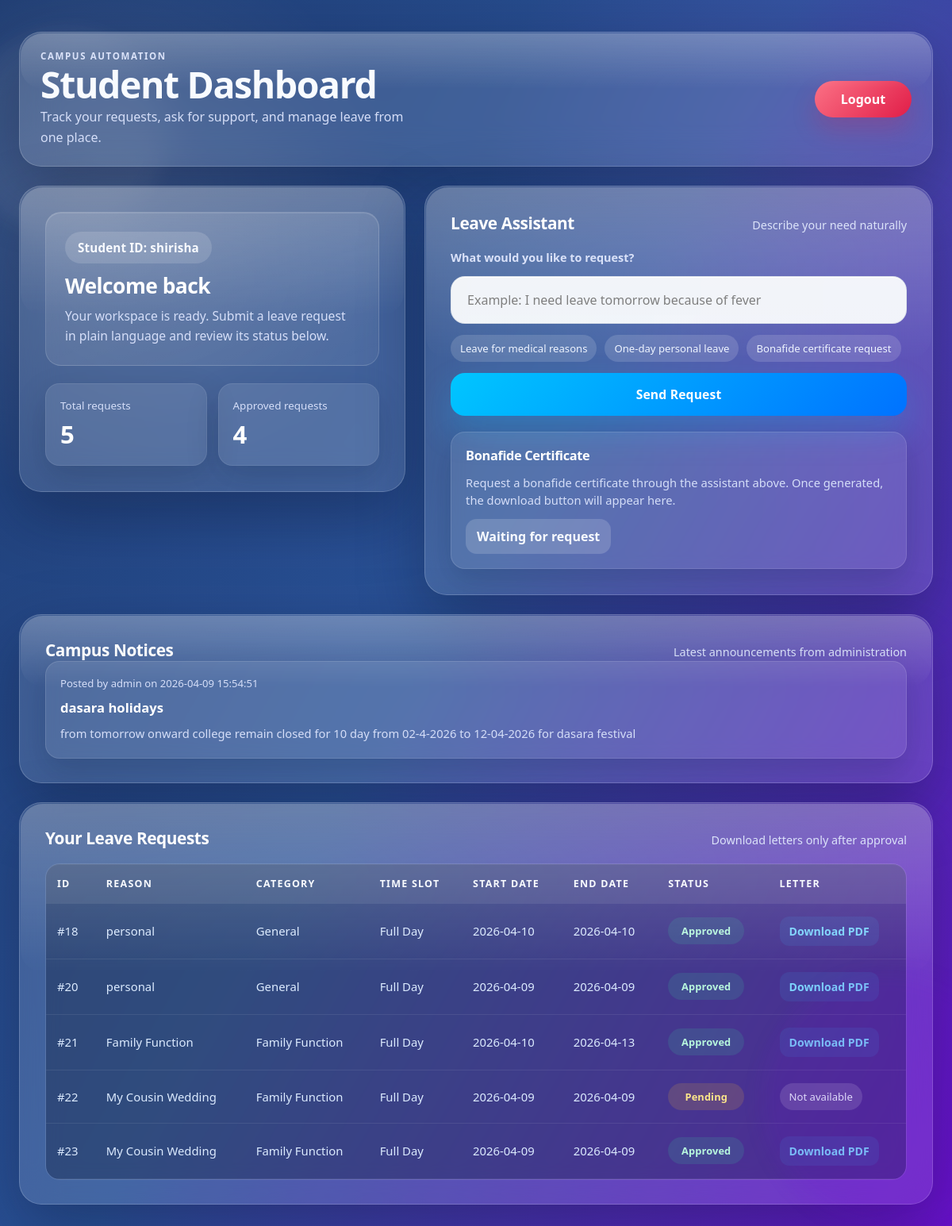
/student (signed in), run on the app's committed database.
### tables this page shows
CREATE TABLE notices (
        id INTEGER PRIMARY KEY AUTOINCREMENT,
        title TEXT NOT NULL,
        content TEXT NOT NULL,
        created_at TEXT NOT NULL,
        created_by TEXT NOT NULL
    );

CREATE TABLE leave_requests (
        id INTEGER PRIMARY KEY AUTOINCREMENT,
        username TEXT,
        reason TEXT,           
        start_date TEXT,
        end_date TEXT,
        status TEXT
    , raw_message TEXT, leave_category TEXT, time_slot TEXT);

### app/routes/student_routes.py (the view)
@router.get("/student", response_class=HTMLResponse)
def student_page(request: Request):
    if request.session.get("role") != "student":
        return RedirectResponse("/login", status_code=303)
    username = request.session.get("user")
    db = get_db()
    cursor = db.cursor()
    cursor.execute("SELECT * FROM leave_requests WHERE username=?", (username,))
    leaves = cursor.fetchall()
    cursor.execute(
        """
        SELECT id, title, content, created_at, created_by
        FROM notices
        ORDER BY datetime(created_at) DESC, id DESC
        LIMIT 6
        """
    )
    notices = cursor.fetchall()
    msg = request.query_params.get("msg")
    bonafide_path = UPLOADS_DIR / f"{username}_bonafide.pdf"
    bonafide_ready = bonafide_path.exists()
    return templates.TemplateResponse(request, "student.html", {
        "username": username,
        "leaves": leaves,
        "msg": msg,
        "bonafide_ready": bonafide_ready,
        "notices": notices,
    })

### templates/student.html (shortened to what this page needs)
<!DOCTYPE html>
<html lang="en">
<head>
</head>
<body>
    <div class="shell">
        <header class="topbar">
            <div class="brand">
                <span class="eyebrow">Campus Automation</span>
                <h1 class="title">Student Dashboard</h1>
                <p class="subtitle">Track your requests, ask for support, and manage leave from one place.</p>
            </div>
            <a href="/logout" class="logout">Logout</a>
        </header>
        <section class="dashboard-grid">
            <aside class="panel hero">
                <div class="hero-card">
                    <span class="welcome-chip">Student ID: {{ username }}</span>
                    <h2>Welcome back</h2>
                    <p>Your workspace is ready. Submit a leave request in plain language and review its status below.</p>
                </div>
                {% set stats = namespace(approved=0) %}
                {% for leave in leaves %}
                    {% if leave[5]|lower == "approved" %}
                        {% set stats.approved = stats.approved + 1 %}
                    {% endif %}
                {% endfor %}
                <div class="metric-grid">
                    <div class="metric">
                        <span class="metric-label">Total requests</span>
                        <strong>{{ leaves|length }}</strong>
                    </div>
                    <div class="metric">
                        <span class="metric-label">Approved requests</span>
                        <strong>{{ stats.approved }}</strong>
                    </div>
                </div>
            </aside>
            <section class="panel assistant-panel">
                <div class="section-heading">
                    <h3>Leave Assistant</h3>
                    <span>Describe your need naturally</span>
                </div>
                <form method="post" action="/chat" class="prompt-form">
                    <label class="prompt-label" for="message">What would you like to request?</label>
                    <input
                        id="message"
                        class="prompt-input"
                        type="text"
                        name="message"
                        placeholder="Example: I need leave tomorrow because of fever"
                        required
                    >
                    <div class="helper-row">
                        <span class="helper-chip">Leave for medical reasons</span>
                        <span class="helper-chip">One-day personal leave</span>
                        <span class="helper-chip">Bonafide certificate request</span>
                    </div>
                    <button type="submit" class="submit-btn">Send Request</button>
                </form>
                <div class="document-card">
                    <h4>Bonafide Certificate</h4>
                    {% if bonafide_ready %}
                    <p>Your bonafide PDF is ready. You can download it directly without any approval step.</p>
                    <a class="document-action ready" href="/student/download-bonafide">Download Bonafide PDF</a>
                    {% else %}
                    <p>Request a bonafide certificate through the assistant above. Once generated, the download button will appear here.</p>
                    <span class="document-action">Waiting for request</span>
                    {% endif %}
                </div>
            </section>
        </section>
        <section class="panel table-panel">
            <div class="section-heading">
                <h3>Campus Notices</h3>
                <span>Latest announcements from administration</span>
            </div>
            {% if notices %}
            <div class="notice-list">
                {% for notice in notices %}
                <article class="notice-card">
                    <div class="notice-meta">Posted by {{ notice[4] }} on {{ notice[3] }}</div>
                    <h4>{{ notice[1] }}</h4>
                    <p>{{ notice[2] }}</p>
                </article>
                {% endfor %}
            </div>
            {% else %}
            <div class="empty">No notices published yet.</div>
            {% endif %}
        </section>
        <section class="panel table-panel">
            <div class="section-heading">
                <h3>Your Leave Requests</h3>
                <span>Download letters only after approval</span>
            </div>
            <div class="table-wrap">
                {% if leaves %}
                <table>
                    <thead>
                        <tr>
                            <th>ID</th>
                            <th>Reason</th>
                            <th>Category</th>
                            <th>Time Slot</th>
                            <th>Start Date</th>
                            <th>End Date</th>
                            <th>Status</th>
                            <th>Letter</th>
                        </tr>
                    </thead>
                    <tbody>
                        {% for leave in leaves %}
                        {% set status = leave[5]|lower %}
                        <tr>
                            <td>#{{ leave[0] }}</td>
                            <td>{{ leave[2] }}</td>
                            <td>{{ (leave[7] or "general")|replace("_", " ")|title }}</td>
                            <td>{{ (leave[8] or "full_day")|replace("_", " ")|title }}</td>
                            <td>{{ leave[3] }}</td>
                            <td>{{ leave[4] }}</td>
                            <td>
                                <span class="status status-{{ status }}">{{ leave[5] }}</span>
                            </td>
                            <td>
                                {% if status == "approved" %}
                                <a class="download-link" href="/student/download/{{ leave[0] }}" target="_blank">Download PDF</a>
                                {% else %}
                                <span class="helper-chip">Not available</span>
                                {% endif %}
                            </td>
                        </tr>
                        {% endfor %}
                    </tbody>
                </table>
                {% else %}
                <div class="empty">
                    No leave requests yet. Use the assistant above to create your first request.
                </div>
                {% endif %}
            </div>
        </section>
    </div>
</body>
</html>

### data on the page
notices: created_by "admin", created_at "2026-04-09 15:54:51", title "dasara holidays", content "from tomorrow onward college remain closed for 10 day from 02-4-2026 to 12-04-2026 for dasara festival"
leave_requests: id "18", reason "personal", value "General", value "Full Day", start_date "2026-04-10", end_date "2026-04-10", status "Approved"
leave_requests: id "20", reason "personal", value "General", value "Full Day", start_date "2026-04-09", end_date "2026-04-09", status "Approved"
leave_requests: id "21", reason "Family Function", leave_category "Family Function", time_slot "Full Day", start_date "2026-04-10", end_date "2026-04-13", status "Approved"
leave_requests: id "22", reason "My Cousin Wedding", leave_category "Family Function", time_slot "Full Day", start_date "2026-04-09", end_date "2026-04-09", status "Pending", shows "Not available"
leave_requests: id "23", reason "My Cousin Wedding", leave_category "Family Function", time_slot "Full Day", start_date "2026-04-09", end_date "2026-04-09", status "Approved"

### other printed values
{{ username }} "shirisha"
{{ leaves|length }} "5"
{{ stats.approved }} "4"
